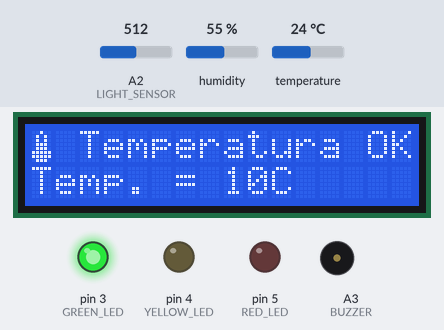
Bench run of a sketch on a simulated Arduino Uno, built with avr-gcc and run on an emulated ATmega328P. Parts: 16×2 character LCD, output pins drawn as LEDs (lit = HIGH), buzzer (waves = sounding, pin HIGH). The test bench sets the inputs (shaded band); at power-on: humidity 55 %, A2 (LIGHT_SENSOR) = 512, temperature 24 °C.

Above: at 16.6 s.
16.7 s: humidity set to 22 %
At 30.6 s:
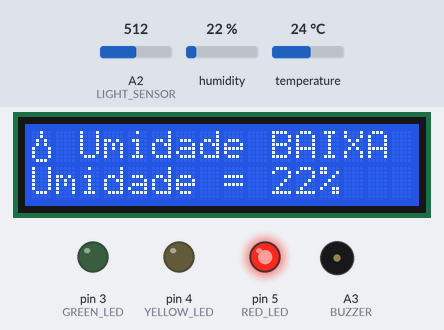
30.7 s: humidity set to 88 %
At 32.3 s:
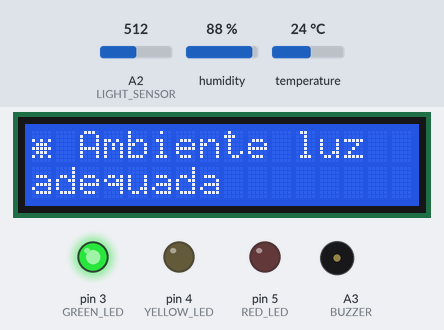
44.0 s: A2 (LIGHT_SENSOR) set to 486
At 51.6 s:
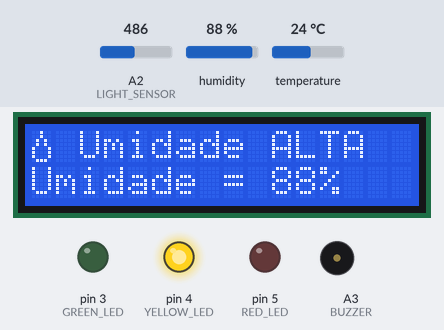
55.7 s: humidity set to 40 %
At 60.87 s:
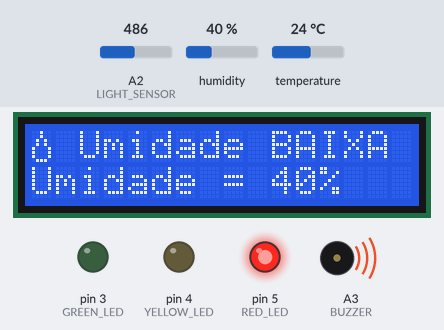
Timing chart, 0 to 65.0 s (numbered marks = the images above; inputs shaded):
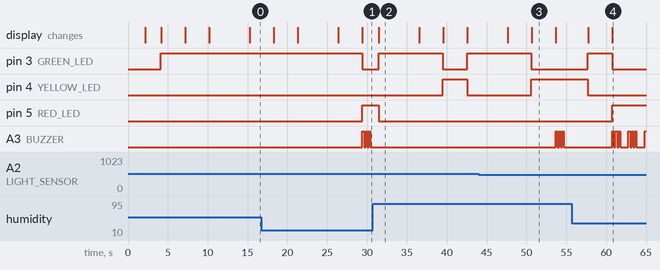

Measured:
- the behaviour switches between 501 and 500 on A2 (LIGHT_SENSOR) (found by bisection; images 2 and 3)
- after the input at 16.7 s, pin 3 (GREEN_LED): HIGH → LOW after 12.7 s; pin 5 (RED_LED): LOW → HIGH after 12.7 s; A3 (BUZZER): alternates HIGH for 0.20 s and LOW for 0.20 s, starting after 12.7 s; the display: first differs from a run without the input after 12.7 s (image 1)
- after the input at 30.7 s, pin 3 (GREEN_LED): LOW → HIGH after 0.74 s, → LOW 8.1 s later, → HIGH 3.0 s later; pin 4 (YELLOW_LED): LOW → HIGH after 8.8 s, → LOW 3.0 s later; pin 5 (RED_LED): HIGH → LOW after 0.74 s; A3 (BUZZER): stops changing and stays LOW; the display: changes after 0.77 s (image 2)
- after the input at 44.0 s, pin 3 (GREEN_LED): goes on until 50.6 s, then stays LOW; pin 4 (YELLOW_LED): goes on until 50.6 s, then stays HIGH; A3 (BUZZER): alternates HIGH for 0.20 s and LOW for 0.20 s, 6 changes in all, then stays LOW, starting after 9.7 s
- after the input at 55.7 s, pin 4 (YELLOW_LED): goes on until 57.7 s, then stays LOW; pin 5 (RED_LED): LOW → HIGH after 5.0 s; the display: first differs from a run without the input after 5.1 s (image 4)
- what the display in image 2 shows lasts 5.0 s, from 31.5 s to 36.5 s
- what the display in image 3 shows lasts 3.0 s, from 50.7 s to 53.7 s

The sketch:

dht11.ino
```cpp
#include <LiquidCrystal_I2C.h>
#include <Wire.h>
#include <DHT.h>


// definindo o buzzer
#define DHT_PIN 7
#define DHTTYPE DHT11
DHT dht(DHT_PIN, DHTTYPE);


// definindo o lcd
LiquidCrystal_I2C lcd(0x27, 16, 2);

// definindo outputs
#define GREEN_LED 3
#define YELLOW_LED 4
#define RED_LED 5
#define BUZZER A3

// define inputs
#define LIGHT_SENSOR A2

// define values
#define LDR_YELLOW_LED 500

// active buzzer
bool activeBuzzer = false;

// temperature
// converte a tensão lida em Graus Celsius
float temperature = 0;

// Faz a leitura da tensao no Sensor de Umidade
float humidity = 0;  // Lê a umidade relativa do ar em percentual


// definindo icones
byte temp[8] = {
  0b00100,
  0b01010,
  0b01010,
  0b01110,
  0b01110,
  0b11111,
  0b11111,
  0b01110
};

byte water[8] = {
  0b00100,
  0b00100,
  0b01010,
  0b01010,
  0b10001,
  0b10001,
  0b10001,
  0b01110
};

byte light[8] = {
  0b00000,
  0b00000,
  0b10101,
  0b01110,
  0b11111,
  0b01110,
  0b10101,
  0b00000
};

void setup() {
  Serial.begin(9600);
  // definindo os pinos dos leds e da buzina como saídas
  setupOutputs();
  setupDisplayI2C();
  dht.begin();
}

void loop() {
  int ldr = analogRead(LIGHT_SENSOR);  // lendo o valor do LDR

  // converte a tensão lida em Graus Celsius
  float temperature = 10.0; //dht.readTemperature()

  // Faz a leitura da tensao no Sensor de Umidade
  float humidity = dht.readHumidity();  // Lê a umidade relativa do ar em percentual

  //Calcula media de 5 leituras da temperatura
  int tempRead = 0;
  int mediaTemp = 0;
  for (int i = 0; i < 5; i++) {
    tempRead += temperature;
    delay(200);  //delay a cada leitura para maior precisão
  }
  mediaTemp = tempRead / 5;  //resultado média de 5 leituras da temperatura

  //calcula média de 5 leituras da umidade
  int humidityRead = 0;
  int mediaHumidity = 0;
  for (int x = 0; x < 5; x++) {
    humidityRead += humidity;
    delay(200);  //delay a cada leitura para maior precisão
  }
  mediaHumidity = humidityRead / 5;  //resultado média de 5 leituras da umidade

  // Estado da temperatura em graus celcius
  //temperatura BOA
  if (mediaTemp >= 10 and mediaTemp <= 15) {
    digitalWrite(GREEN_LED, HIGH);
    digitalWrite(YELLOW_LED, LOW);
    digitalWrite(RED_LED, LOW);

    lcd.clear();
    lcd.setCursor(0, 0);
    lcd.write((uint8_t)0);
    lcd.print(" Temperatura OK");
    lcd.setCursor(0, 1);
    lcd.print("Temp. = ");
    lcd.setCursor(8, 1);
    lcd.print(mediaTemp);
    lcd.setCursor(10, 1);
    lcd.print("C");
    delay(3000);
  }
  //Temperatura ALTA acima de 15 graus
  else if (mediaTemp > 15) {
    digitalWrite(GREEN_LED, LOW);
    digitalWrite(YELLOW_LED, HIGH);
    digitalWrite(RED_LED, LOW);

    lcd.clear();
    lcd.setCursor(0, 0);
    lcd.write((uint8_t)0);
    lcd.print(" Temp. ALTA");
    lcd.setCursor(0, 1);
    lcd.print("Temp. = ");
    lcd.setCursor(8, 1);
    lcd.print(mediaTemp);
    lcd.setCursor(10, 1);
    lcd.print("C");

    // faz com que a buzina toque sem parar enquanto estiver acima de 15 graus
    ringBuzzer(15.0, static_cast<float>(temperature), 2);
    temperature = 10.0; //dht.readTemperature()

  }
  //temperatura baixa menos que 10 graus
  else {
    digitalWrite(GREEN_LED, LOW);
    digitalWrite(YELLOW_LED, LOW);
    digitalWrite(RED_LED, HIGH);

    lcd.clear();
    lcd.setCursor(0, 0);
    lcd.write((uint8_t)0);
    lcd.print(" Temp. BAIXA");
    lcd.setCursor(0, 1);
    lcd.print("Temp. = ");
    lcd.setCursor(8, 1);
    lcd.print(mediaTemp);
    lcd.setCursor(10, 1);
    lcd.print("C");
    // faz com que a buzina toque sem parar enquanto estiver abaixo de 10 graus
    ringBuzzer(static_cast<float>(temperature), 10.0, 2);
    float temperature = 10.0; //dht.readTemperature()
  }


  //Atualiza estado da umidade
  if (humidity > 50 and humidity < 70) {
    digitalWrite(GREEN_LED, HIGH);
    digitalWrite(YELLOW_LED, LOW);
    digitalWrite(RED_LED, LOW);

    lcd.clear();
    lcd.setCursor(0, 0);
    lcd.write((uint8_t)1);
    lcd.print(" Umidade OK");
    lcd.setCursor(0, 1);
    lcd.print("Umidade =");
    lcd.setCursor(10, 1);
    lcd.print(mediaHumidity);
    lcd.setCursor(12, 1);
    lcd.print("%");

    delay(3000);

  } else if (humidity >= 70) {
    digitalWrite(GREEN_LED, LOW);
    digitalWrite(YELLOW_LED, HIGH);
    digitalWrite(RED_LED, LOW);

    lcd.clear();
    lcd.setCursor(0, 0);
    lcd.write((uint8_t)1);
    lcd.print(" Umidade ALTA");
    lcd.setCursor(0, 1);
    lcd.print("Umidade =");
    lcd.setCursor(10, 1);
    lcd.print(mediaHumidity);
    lcd.setCursor(12, 1);
    lcd.print("%");

    delay(3000);
  }

  else {
    digitalWrite(GREEN_LED, LOW);
    digitalWrite(YELLOW_LED, LOW);
    digitalWrite(RED_LED, HIGH);

    lcd.clear();
    lcd.setCursor(0, 0);
    lcd.write((uint8_t)1);
    lcd.print(" Umidade BAIXA");
    lcd.setCursor(0, 1);
    lcd.print("Umidade =");
    lcd.setCursor(10, 1);
    lcd.print(mediaHumidity);
    lcd.setCursor(12, 1);
    lcd.print("%");

    ringBuzzer(static_cast<float>(humidity), 50.0, 1);
    float humidity = dht.readHumidity();
  }


  // verificando a luminosidade e acendendo o LED correspondente
  if (ldr > LDR_YELLOW_LED) {
    digitalWrite(GREEN_LED, HIGH);
    digitalWrite(YELLOW_LED, LOW);
    digitalWrite(RED_LED, LOW);
    lcd.clear();
    lcd.setCursor(0, 0);
    lcd.write((uint8_t)2);
    lcd.print(" Ambiente luz");
    lcd.setCursor(0, 1);
    lcd.print("adequada");
    delay(3000);
  } else if (ldr > 260) {
    digitalWrite(GREEN_LED, LOW);
    digitalWrite(YELLOW_LED, HIGH);
    digitalWrite(RED_LED, LOW);

    lcd.clear();
    lcd.setCursor(0, 0);
    lcd.write((uint8_t)2);
    lcd.print(" Ambiente a");
    lcd.setCursor(0, 1);
    lcd.print("meia luz");

    // ativando a buzina por 3 segundos
    ringBuzzer(260.0, static_cast<float>(ldr), 0);
    int ldr = analogRead(LIGHT_SENSOR);
  } else {
    digitalWrite(GREEN_LED, LOW);
    digitalWrite(YELLOW_LED, LOW);
    digitalWrite(RED_LED, HIGH);

    lcd.clear();
    lcd.setCursor(0, 0);
    lcd.write((uint8_t)2);
    lcd.print(" Ambiente muito");
    lcd.setCursor(0, 1);
    lcd.print("CLARO");

    ringBuzzer(static_cast<float>(ldr), 260.0, 0);
    int ldr = analogRead(LIGHT_SENSOR);
  }
}

void ringBuzzer(float value, float limit, int type) {
  if (!activeBuzzer) {
    activeBuzzer = true;
    while (value < limit) {
      digitalWrite(BUZZER, HIGH);
      delay(200);
      digitalWrite(BUZZER, LOW);
      delay(200);
      digitalWrite(BUZZER, HIGH);
      delay(200);
      digitalWrite(BUZZER, LOW);
      delay(200);
      digitalWrite(BUZZER, HIGH);
      delay(200);
      digitalWrite(BUZZER, LOW);
      delay(1000);
      if (type == 0) {
        value = analogRead(LIGHT_SENSOR);
      }
      if (type == 1) {
        value = dht.readHumidity();
      }
      if (type == 2) {
        value = 10.0; //dht.readTemperature()
      }
    }
    digitalWrite(BUZZER, LOW);
    activeBuzzer = false;
  } else {
    digitalWrite(GREEN_LED, HIGH);
    digitalWrite(YELLOW_LED, LOW);
    digitalWrite(RED_LED, LOW);
    digitalWrite(BUZZER, LOW);
    activeBuzzer = false;
  }
}

void setupOutputs() {
  pinMode(GREEN_LED, OUTPUT);
  pinMode(YELLOW_LED, OUTPUT);
  pinMode(RED_LED, OUTPUT);
  pinMode(BUZZER, OUTPUT);
  pinMode(LIGHT_SENSOR, INPUT);
}

void setupDisplayI2C() {
  Wire.begin();     // Inicializa a comunicação I2C
  lcd.init();       // Inicialização do display
  lcd.backlight();  // Acende o backlight
  lcd.print("Agnelo Vinhos");
  lcd.setCursor(0, 1);
  lcd.print("Monitoramento");
  delay(2000);  // aguardando 2 segundos antes de iniciar a leitura dos sensores
  lcd.createChar(0, temp);
  lcd.createChar(1, water);
  lcd.createChar(2, light);
  lcd.home();
}
```
